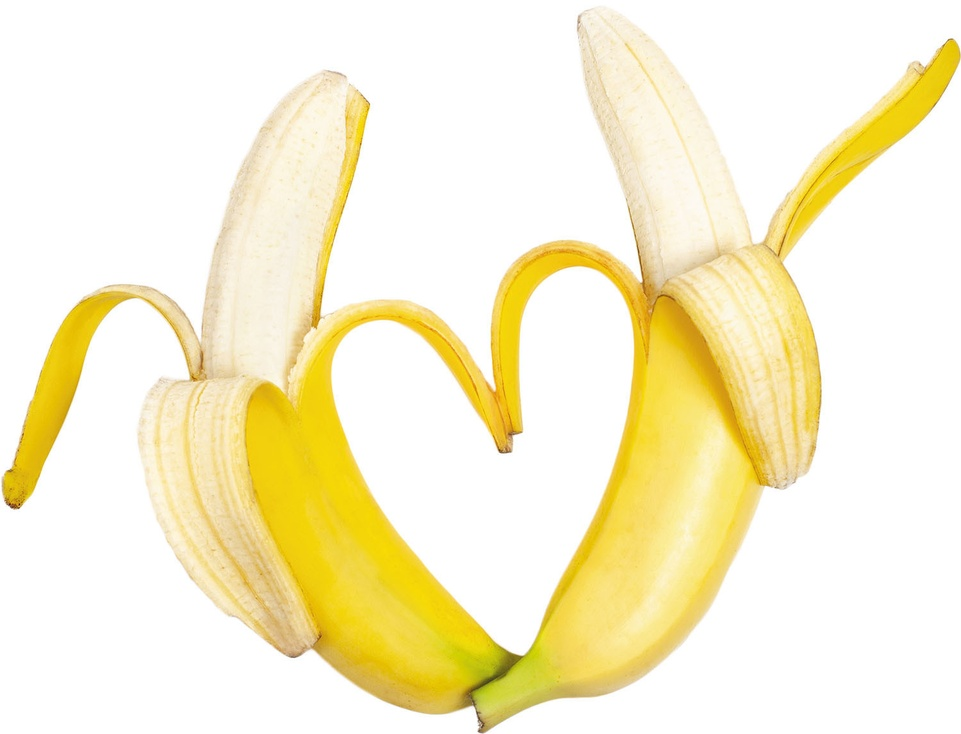
%> input picture bananas_2_touching.jpg, 961 x 734 px, shrunk from 1500 x 1146 before the run
$ octave script_test.m   (GNU Octave 9; MATLAB toolbox functions it lacks are replaced by stand-ins)
%> lines starting %> are read from the running program, lines starting %| are printed output that depends on the picture
%> further down, f is the input picture: size 734x961x3 uint8; mean R, G, B 249.9, 242, 207.7
### LoG_edge_detect.m
function LoG_out = LoG_edge_detect(image)
    H = [0 0 -1 0 0; 0 -1 -2 -1 0; -1 -2 16 -2 -1; 0 -1 -2 -1 0; 0 0 -1 0 0];
    temp = image;
    for x=1:size(image,3)
        temp_temp = uint8(conv2(double(image(:,:,x)), double(H)));
        temp(:,:,x) = temp_temp(1:size(image,1), 1:size(image,2), 1);
    end
    LoG_out = temp;
end

### Prewitt_edge_detect.m
function Prewitt_out = Prewitt_edge_detect(image)
    Px = [-1 0 1; -1 0 1; -1 0 1];
    Py = [-1 -1 -1; 0 0 0; 1 1 1];
    temp = image;

    for x=1:size(image,3)
        Prewitt_x = conv2(double(image(:,:,x)), double(Px), 'same');
        Prewitt_y = conv2(double(image(:,:,x)), double(Py), 'same');
        temp_temp = uint8(sqrt(Prewitt_x.^2 + Prewitt_y.^2));

        temp(:,:,x) = temp_temp(1:size(image,1), 1:size(image,2), 1);
    end
%> this loop made 3 passes
%> pass 1, in Prewitt_edge_detect, `Prewitt_x = conv2(double(image(:,:,x)), double(Px), 'same');`:
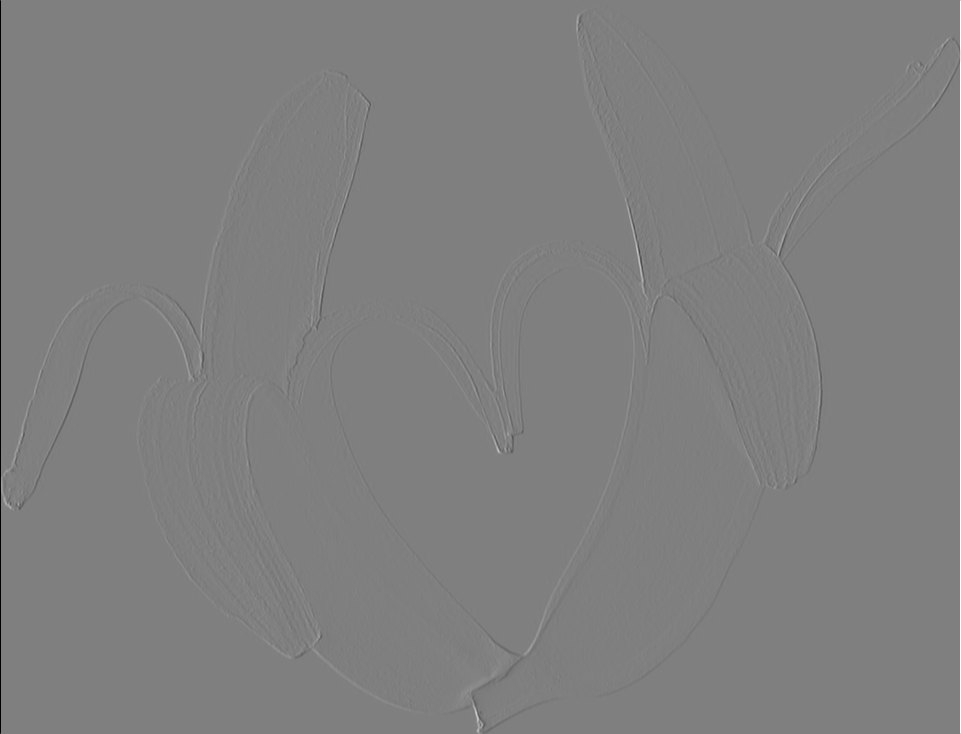
%> Prewitt_x: size 734x961 double; min -765, max 765, mean 0; drawn with min black and max white
%> after the loop:
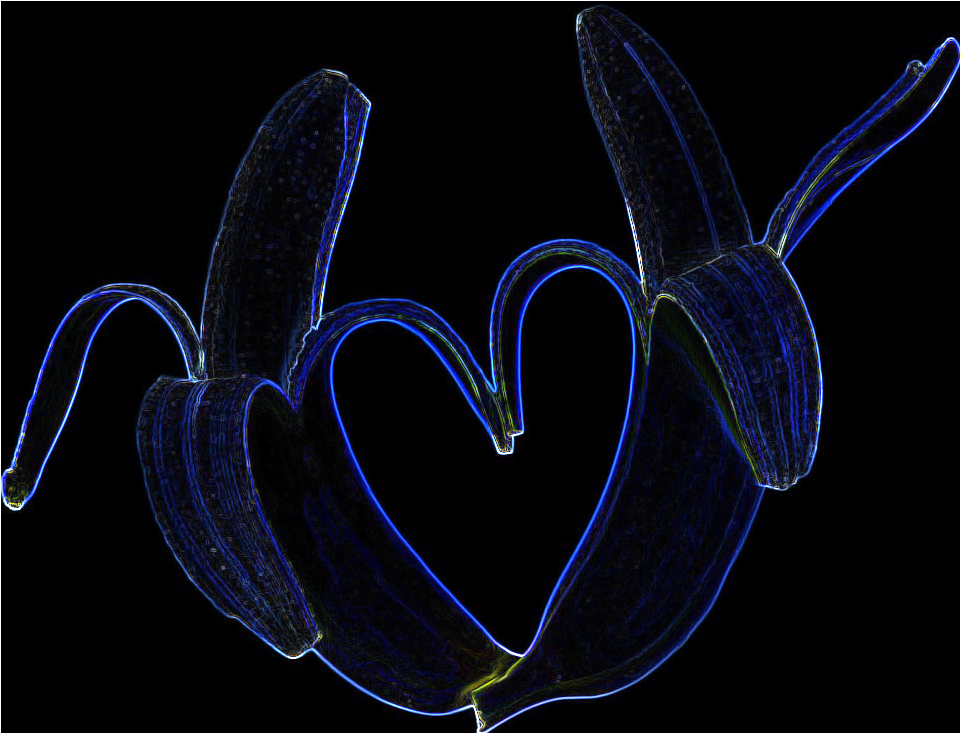
%> temp: size 734x961x3 uint8; mean R, G, B 7.2, 8.9, 17.6
    Prewitt_out = temp;
end

### Canny_edge_detect.m
function Canny_out = Canny_edge_detect(image)
    temp = 0;
    if size(image,3) == 3
        R = image(:,:,1);
        G = image(:,:,2);
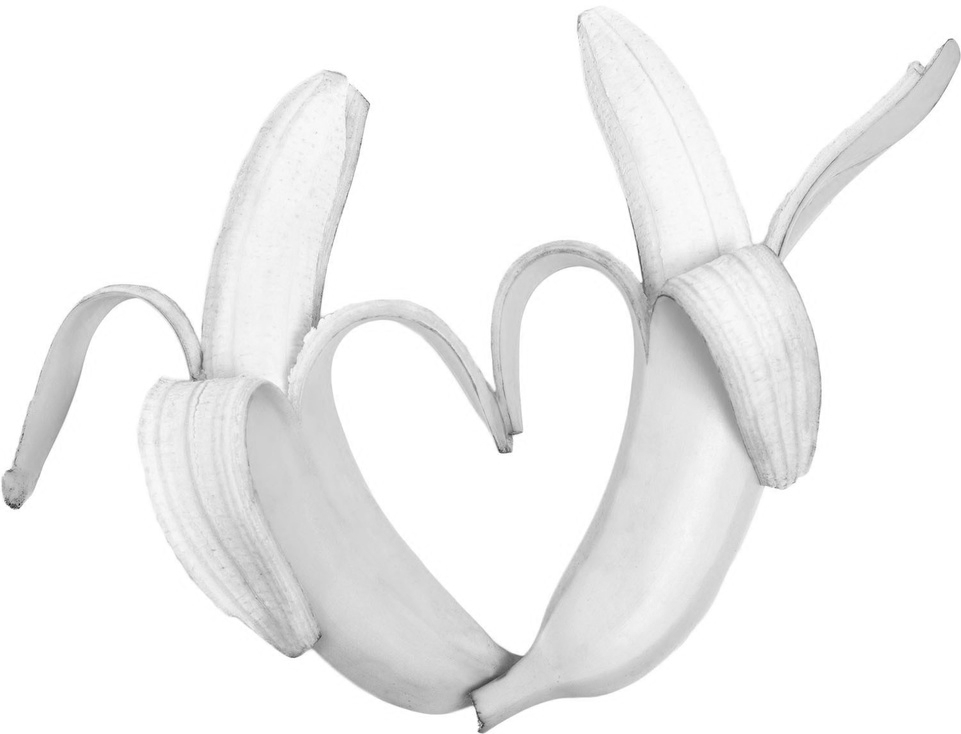
%> G: size 734x961 uint8; min 23, max 255, mean 242
        B = image(:,:,3);
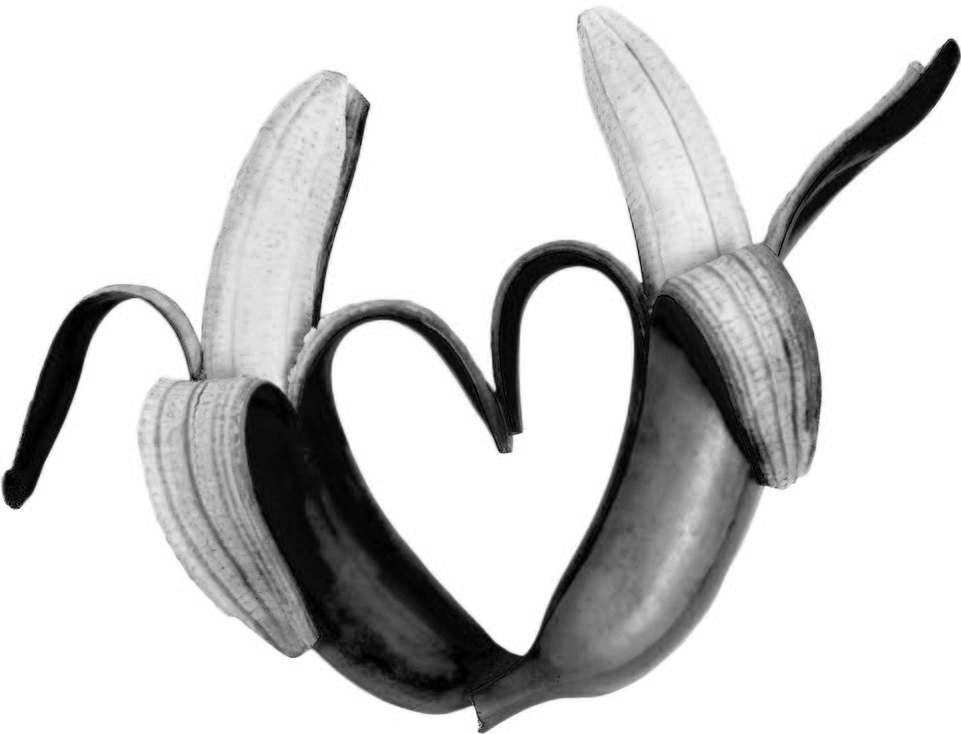
%> B: size 734x961 uint8; min 0, max 255, mean 207.7
        ER = edge(R, 'canny');
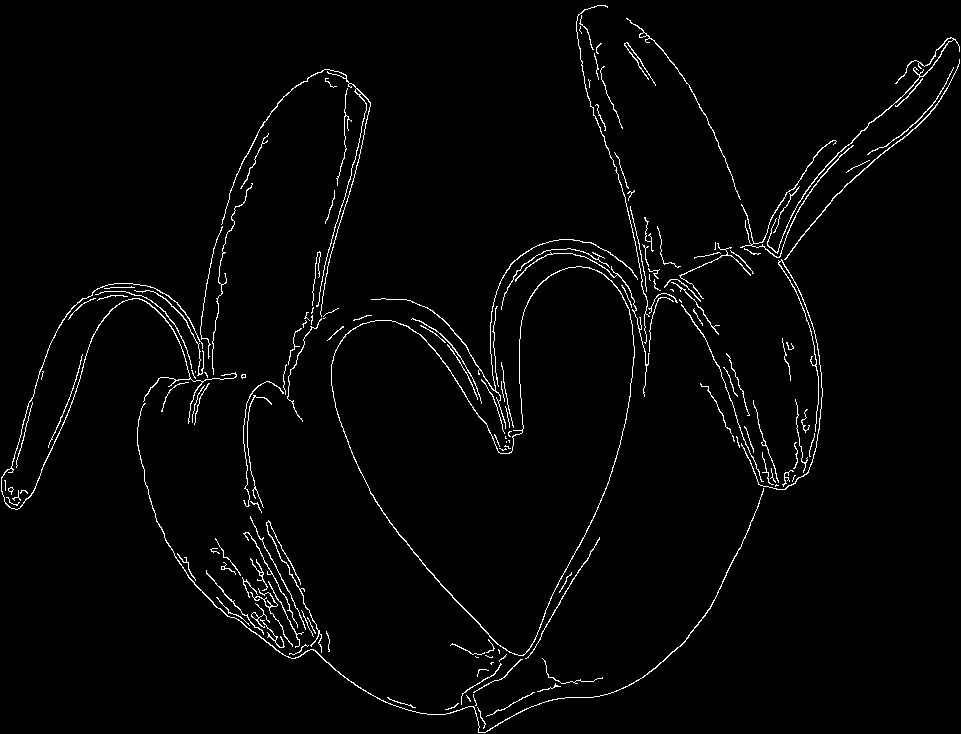
%> ER: size 734x961 logical; 2.3% white in thin lines or dots
        EG = edge(G, 'canny');
%> EG: size 734x961 logical; 2.2% white in thin lines or dots
        EB = edge(B, 'canny');
%> EB: size 734x961 logical; 2% white in thin lines or dots
        % temp = ER | EG | EB; % Shows edges detected in any colors
        % temp = ER & EG & EB; % Shows edges detected in all colors
        temp = uint8(cat(3,ER, EG, EB)) * 255;
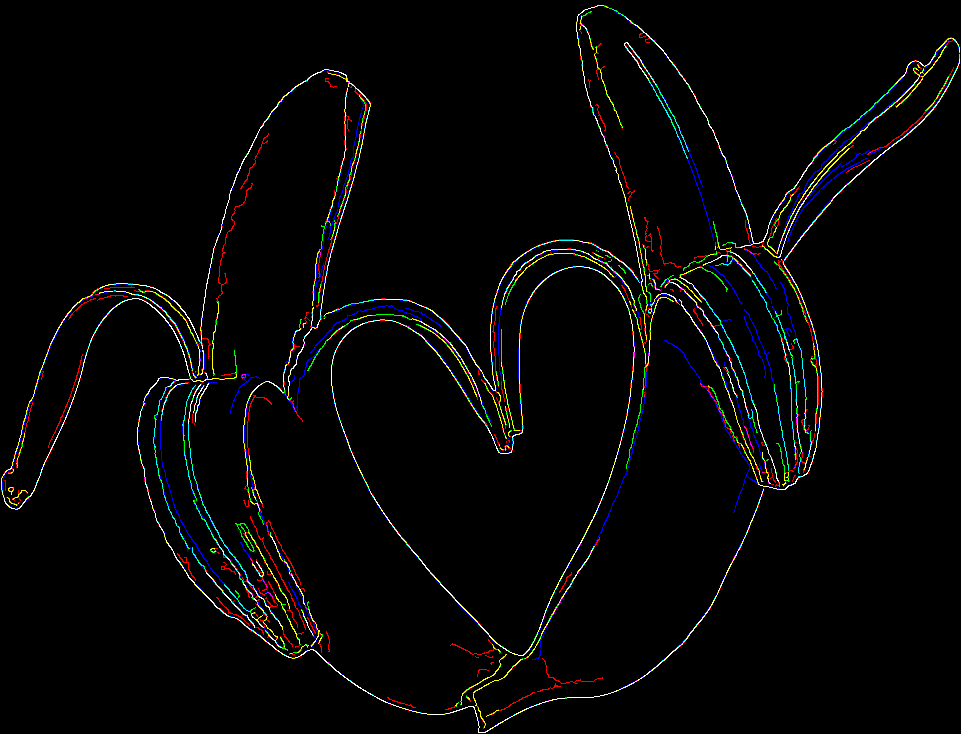
%> temp: size 734x961x3 uint8; mean R, G, B 5.8, 5.6, 5.1

    else
        temp = edge(image, 'canny') * 255;
    end

    Canny_out = temp;
end

### script_test.m
clear all;
clc;

f=imread('bananas_2_touching.jpg');
figure, imshow(f); title('original image');
f_log = LoG_edge_detect(f);
figure, imshow(f_log); title('LoG image');
f_prewitt = Prewitt_edge_detect(f);
figure, imshow(f_prewitt); title('Prewitt image');
f_canny = Canny_edge_detect(f);
figure, imshow(f_canny); title('Canny image');
